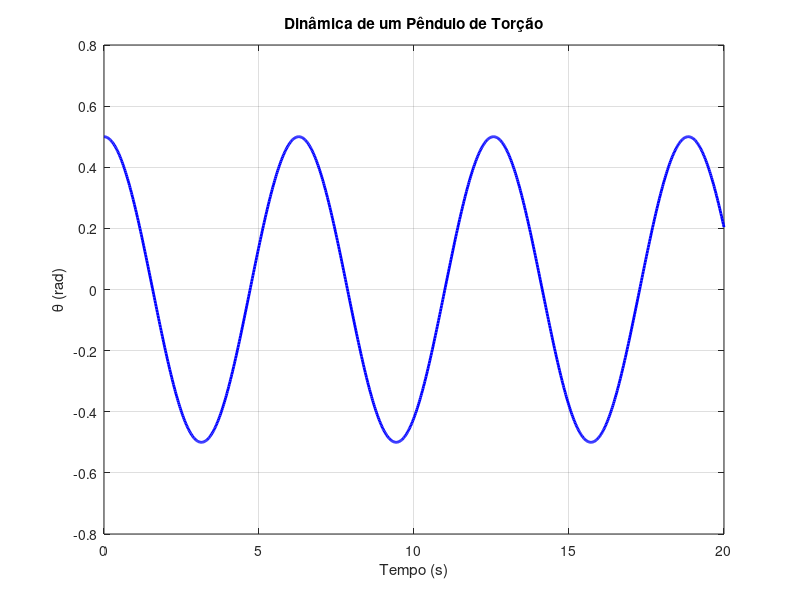

Write MATLAB code to recreate this figure.
% Parâmetros do sistema
kappa = 1.0;  % Constante de torção (N.m/rad)
I = 1.0;      % Momento de inércia (kg.m^2)
theta0 = 0.5; % Amplitude angular inicial (rad)
phi = 0;      % Fase inicial (rad)

% Frequência angular
omega = sqrt(kappa / I);

% Tempo de simulação
t = linspace(0, 20, 1000); % De 0 a 10 segundos com 1000 pontos

% Solução da equação diferencial
theta = theta0 * cos(omega * t + phi);

% Plotando o resultado
figure;
plot(t, theta, 'b', 'LineWidth', 2);
xlabel('Tempo (s)');
ylabel('\theta (rad)');
title('Dinâmica de um Pêndulo de Torção');
grid on;
